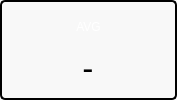
                  <widget class="QWidget" name="widget_18" native="true">
                   <property name="minimumSize">
                    <size>
                     <width>177</width>
                     <height>100</height>
                    </size>
                   </property>
                   <property name="maximumSize">
                    <size>
                     <width>177</width>
                     <height>100</height>
                    </size>
                   </property>
                   <property name="styleSheet">
                    <string notr="true">background-color: rgb(248, 248, 248);
border: 2px solid black;
border-radius: 5px;</string>
                   </property>
                   <layout class="QVBoxLayout" name="verticalLayout_27">
                    <item>
                     <layout class="QHBoxLayout" name="horizontalLayout_20">
                      <property name="topMargin">
                       <number>0</number>
                      </property>
                      <item>
                       <widget class="QWidget" name="widget_4" native="true">
                        <property name="maximumSize">
                         <size>
                          <width>40</width>
                          <height>35</height>
                         </size>
                        </property>
                        <property name="styleSheet">
                         <string notr="true">border:none;</string>
                        </property>
                        <widget class="QLabel" name="img_heart_3">
                         <property name="geometry">
                          <rect>
                           <x>0</x>
                           <y>0</y>
                           <width>40</width>
                           <height>35</height>
                          </rect>
                         </property>
                         <property name="sizePolicy">
                          <sizepolicy hsizetype="Fixed" vsizetype="Fixed">
                           <horstretch>40</horstretch>
                           <verstretch>35</verstretch>
                          </sizepolicy>
                         </property>
                         <property name="minimumSize">
                          <size>
                           <width>40</width>
                           <height>35</height>
                          </size>
                         </property>
                         <property name="maximumSize">
                          <size>
                           <width>40</width>
                           <height>35</height>
                          </size>
                         </property>
                         <property name="font">
                          <font>
                           <italic>false</italic>
                           <bold>false</bold>
                          </font>
                         </property>
                         <property name="layoutDirection">
                          <enum>Qt::LeftToRight</enum>
                         </property>
                         <property name="styleSheet">
                          <string notr="true">border: none;</string>
                         </property>
                         <property name="frameShape">
                          <enum>QFrame::NoFrame</enum>
                         </property>
                         <property name="frameShadow">
                          <enum>QFrame::Plain</enum>
                         </property>
                         <property name="text">
                          <string/>
                         </property>
                         <property name="textFormat">
                          <enum>Qt::PlainText</enum>
                         </property>
                         <property name="pixmap">
                          <pixmap>../../ast_monitor/icons/heart.svg</pixmap>
                         </property>
                         <property name="scaledContents">
                          <bool>true</bool>
                         </property>
                         <property name="alignment">
                          <set>Qt::AlignCenter</set>
                         </property>
                         <property name="buddy">
                          <cstring></cstring>
                         </property>
                        </widget>
                        <widget class="QLabel" name="label_2">
                         <property name="geometry">
                          <rect>
                           <x>0</x>
                           <y>0</y>
                           <width>41</width>
                           <height>31</height>
                          </rect>
                         </property>
                         <property name="styleSheet">
                          <string notr="true">font: 14px &quot;Bahnschrift&quot;; border: none; background-color: rgba(0,0,0,0); color: white;</string>
                         </property>
                         <property name="text">
                          <string>AVG</string>
                         </property>
                         <property name="alignment">
                          <set>Qt::AlignCenter</set>
                         </property>
                        </widget>
                       </widget>
                      </item>
                     </layout>
                    </item>
                    <item>
                     <layout class="QHBoxLayout" name="horizontalLayout_8">
                      <property name="bottomMargin">
                       <number>5</number>
                      </property>
                      <item>
                       <widget class="QLabel" name="lbl_interval_average_heart_rate">
                        <property name="sizePolicy">
                         <sizepolicy hsizetype="Fixed" vsizetype="Fixed">
                          <horstretch>48</horstretch>
                          <verstretch>33</verstretch>
                         </sizepolicy>
                        </property>
                        <property name="minimumSize">
                         <size>
                          <width>120</width>
                          <height>10</height>
                         </size>
                        </property>
                        <property name="maximumSize">
                         <size>
                          <width>120</width>
                          <height>30</height>
                         </size>
                        </property>
                        <property name="font">
                         <font>
                          <family>Bahnschrift Light</family>
                          <pointsize>25</pointsize>
                          <italic>false</italic>
                          <bold>false</bold>
                         </font>
                        </property>
                        <property name="styleSheet">
                         <string notr="true">border:none</string>
                        </property>
                        <property name="text">
                         <string>-</string>
                        </property>
                        <property name="alignment">
                         <set>Qt::AlignCenter</set>
                        </property>
                       </widget>
                      </item>
                     </layout>
                    </item>
                   </layout>
                  </widget>
